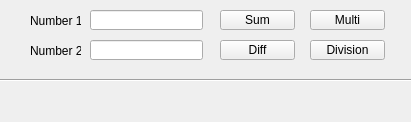
<?xml version="1.0" encoding="UTF-8"?>
<ui version="4.0">
 <class>MainWindow</class>
 <widget class="QMainWindow" name="MainWindow">
  <property name="geometry">
   <rect>
    <x>0</x>
    <y>0</y>
    <width>411</width>
    <height>122</height>
   </rect>
  </property>
  <property name="windowTitle">
   <string>MainWindow</string>
  </property>
  <widget class="QWidget" name="centralwidget">
   <widget class="QLabel" name="lbl_num1">
    <property name="geometry">
     <rect>
      <x>30</x>
      <y>10</y>
      <width>51</width>
      <height>21</height>
     </rect>
    </property>
    <property name="text">
     <string>Number 1:</string>
    </property>
   </widget>
   <widget class="QLabel" name="lbl_num2">
    <property name="geometry">
     <rect>
      <x>30</x>
      <y>40</y>
      <width>51</width>
      <height>21</height>
     </rect>
    </property>
    <property name="text">
     <string>Number 2:</string>
    </property>
   </widget>
   <widget class="QLineEdit" name="txtLine_num1">
    <property name="geometry">
     <rect>
      <x>90</x>
      <y>10</y>
      <width>113</width>
      <height>20</height>
     </rect>
    </property>
   </widget>
   <widget class="QLineEdit" name="txtLine_num2">
    <property name="geometry">
     <rect>
      <x>90</x>
      <y>40</y>
      <width>113</width>
      <height>20</height>
     </rect>
    </property>
   </widget>
   <widget class="QPushButton" name="btn_sum">
    <property name="geometry">
     <rect>
      <x>220</x>
      <y>10</y>
      <width>75</width>
      <height>20</height>
     </rect>
    </property>
    <property name="text">
     <string>Sum</string>
    </property>
   </widget>
   <widget class="QPushButton" name="btn_diff">
    <property name="geometry">
     <rect>
      <x>220</x>
      <y>40</y>
      <width>75</width>
      <height>20</height>
     </rect>
    </property>
    <property name="text">
     <string>Diff</string>
    </property>
   </widget>
   <widget class="QPushButton" name="btn_multi">
    <property name="geometry">
     <rect>
      <x>310</x>
      <y>10</y>
      <width>75</width>
      <height>20</height>
     </rect>
    </property>
    <property name="text">
     <string>Multi</string>
    </property>
   </widget>
   <widget class="QPushButton" name="btn_div">
    <property name="geometry">
     <rect>
      <x>310</x>
      <y>40</y>
      <width>75</width>
      <height>20</height>
     </rect>
    </property>
    <property name="text">
     <string>Division</string>
    </property>
   </widget>
   <widget class="QLabel" name="lbl_result">
    <property name="geometry">
     <rect>
      <x>30</x>
      <y>90</y>
      <width>351</width>
      <height>16</height>
     </rect>
    </property>
    <property name="text">
     <string/>
    </property>
   </widget>
   <widget class="Line" name="line">
    <property name="geometry">
     <rect>
      <x>-10</x>
      <y>70</y>
      <width>431</width>
      <height>20</height>
     </rect>
    </property>
    <property name="orientation">
     <enum>Qt::Horizontal</enum>
    </property>
   </widget>
  </widget>
  <widget class="QMenuBar" name="menubar">
   <property name="geometry">
    <rect>
     <x>0</x>
     <y>0</y>
     <width>411</width>
     <height>21</height>
    </rect>
   </property>
  </widget>
 </widget>
 <resources/>
 <connections/>
</ui>
